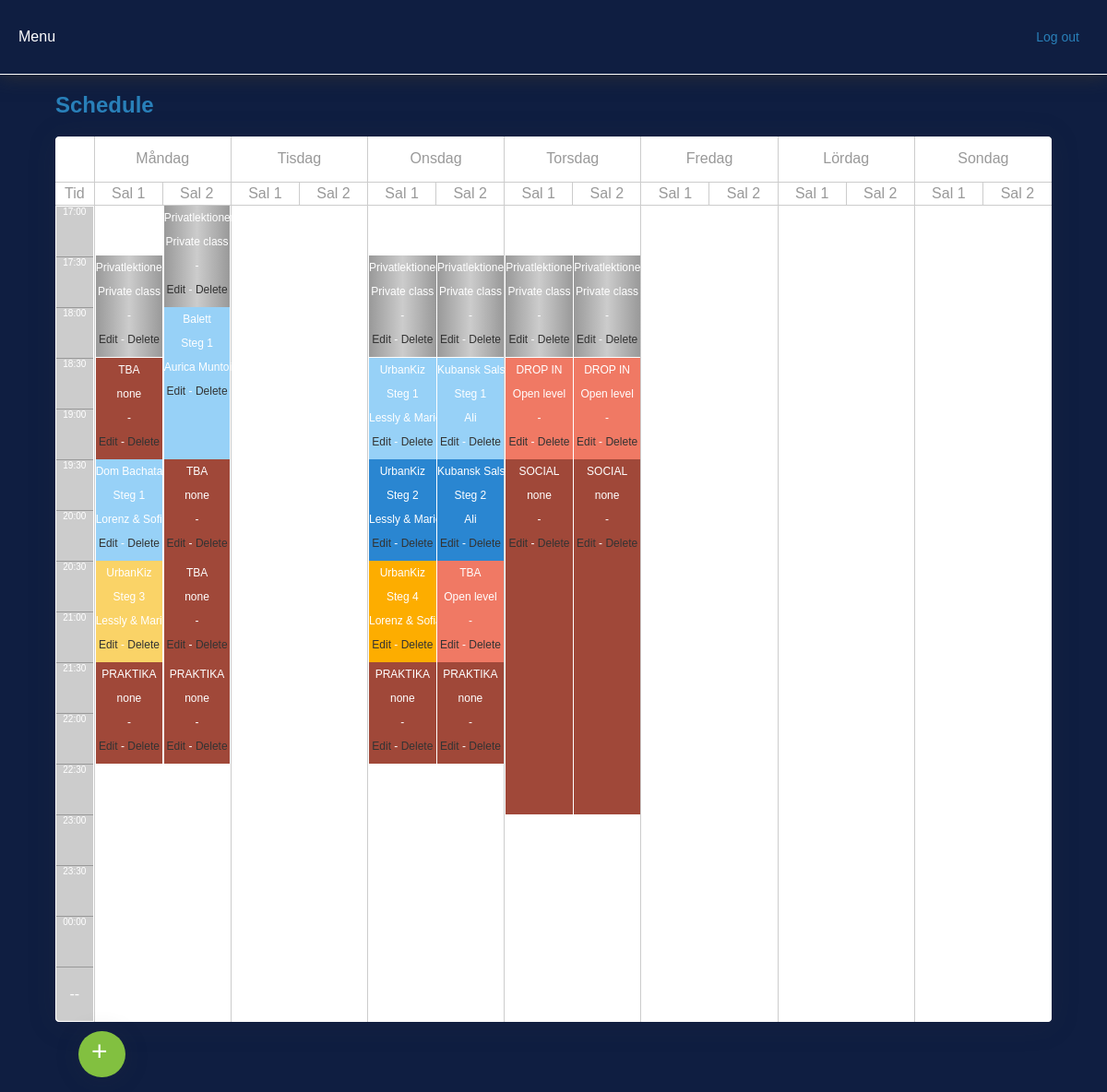
The app's page /admin/schedule.php (signed in) with its own data.
### tables this page shows
CREATE TABLE `schedule` (
  `id_schedule` int(11) NOT NULL,
  `via` int(11) DEFAULT NULL,
  `name` varchar(255) DEFAULT NULL,
  `level` int(255) DEFAULT NULL,
  `teacher` varchar(255) DEFAULT NULL,
  `duration` int(11) DEFAULT NULL,
  `day` int(11) DEFAULT NULL,
  `hour` varchar(255) DEFAULT NULL,
  `sal` int(11) DEFAULT NULL,
  `status` int(11) DEFAULT NULL
);

### admin/inc/schedule_management.php (the view, shortened to what the rows shown need)
<?php
$query_ScheduleMon1 = sprintf("SELECT * FROM schedule WHERE day =1 AND sal =1 ORDER BY id_schedule DESC");
$ScheduleMon1 = mysqli_query($con, $query_ScheduleMon1) or die(mysqli_error($con));
$row_ScheduleMon1 = mysqli_fetch_assoc($ScheduleMon1);
?>
<?php
$query_ScheduleMon2 = sprintf("SELECT * FROM schedule WHERE day =1 AND sal =2 ORDER BY id_schedule DESC");
$ScheduleMon2 = mysqli_query($con, $query_ScheduleMon2) or die(mysqli_error($con));
$row_ScheduleMon2 = mysqli_fetch_assoc($ScheduleMon2);
?>
<?php
$query_ScheduleWed1 = sprintf("SELECT * FROM schedule WHERE day =3 AND sal =1 ORDER BY id_schedule DESC");
$ScheduleWed1 = mysqli_query($con, $query_ScheduleWed1) or die(mysqli_error($con));
$row_ScheduleWed1 = mysqli_fetch_assoc($ScheduleWed1);
?>
<?php
$query_ScheduleWed2 = sprintf("SELECT * FROM schedule WHERE day =3 AND sal =2 ORDER BY id_schedule DESC");
$ScheduleWed2 = mysqli_query($con, $query_ScheduleWed2) or die(mysqli_error($con));
$row_ScheduleWed2 = mysqli_fetch_assoc($ScheduleWed2);
?>
<?php
$query_ScheduleThu1 = sprintf("SELECT * FROM schedule WHERE day =4 AND sal =1 ORDER BY id_schedule DESC");
$ScheduleThu1 = mysqli_query($con, $query_ScheduleThu1) or die(mysqli_error($con));
$row_ScheduleThu1 = mysqli_fetch_assoc($ScheduleThu1);
?>
<?php
$query_ScheduleThu2 = sprintf("SELECT * FROM schedule WHERE day =4 AND sal =2 ORDER BY id_schedule DESC");
$ScheduleThu2 = mysqli_query($con, $query_ScheduleThu2) or die(mysqli_error($con));
$row_ScheduleThu2 = mysqli_fetch_assoc($ScheduleThu2);
?>
<div class="schedule_div">
    <div class="open_calendar">
        <table width="100%" cellspacing="0" border="0" class="" style="background-color: #FFF;">
            <tr style="color: #FFF;" valign="top" cellspacing="0" border="0">
                <td width="7%" nowrap="nowrap" align="center" style="position: relative;">
                    <?php if ($row_ScheduleMon1 > 0) {  ?>
                    <?php do { ?>
                        <div class="kurs" style="width: 98%; height: <?php echo $row_ScheduleMon1['duration']; ?>px; background: <?php echo NombreCursoColor($row_ScheduleMon1['level']); ?>; top: <?php echo $row_ScheduleMon1['hour']; ?>px;">
                            <div class="text_kurs">
                                <?php echo $row_ScheduleMon1['name']; ?><br>
                                <?php echo NombreCurso($row_ScheduleMon1['level']); ?><br>
                                <?php echo $row_ScheduleMon1['teacher']; ?><br>
                                <a href="schedule.php?regedit=<?php echo $row_ScheduleMon1['id_schedule']; ?>">Edit</a> - <a href="schedule_delete.php?regdel=<?php echo $row_ScheduleMon1['id_schedule']; ?>">Delete</a>
                            </div>
                        </div>
                    <?php } while ($row_ScheduleMon1 = mysqli_fetch_assoc($ScheduleMon1));
                    }
                    else
                    {  ?>
                    <?php } ?>
                </td>
                <td width="7%" nowrap="nowrap" align="center" style="border-right: 1px solid #CCC; position: relative;">
                    <?php if ($row_ScheduleMon2 > 0) {  ?>
                    <?php do { ?>
                        <div class="kurs" style="width: 98%; height: <?php echo $row_ScheduleMon2['duration']; ?>px; background: <?php echo NombreCursoColor($row_ScheduleMon2['level']); ?>; top: <?php echo $row_ScheduleMon2['hour']; ?>px;">
                            <div class="text_kurs">
                                <?php echo $row_ScheduleMon2['name']; ?><br>
                                <?php echo NombreCurso($row_ScheduleMon2['level']); ?><br>
                                <?php echo $row_ScheduleMon2['teacher']; ?><br>
                                <a href="schedule.php?regedit=<?php echo $row_ScheduleMon2['id_schedule']; ?>">Edit</a> - <a href="schedule_delete.php?regdel=<?php echo $row_ScheduleMon2['id_schedule']; ?>">Delete</a>
                            </div>
                        </div>
                    <?php } while ($row_ScheduleMon2 = mysqli_fetch_assoc($ScheduleMon2));
                    }
                    else
                    {  ?>
                    <?php } ?>
                </td>
                <td width="7%" nowrap="nowrap" align="center" style="position: relative;">
                    <?php if ($row_ScheduleWed1 > 0) {  ?>
                    <?php do { ?>
                        <div class="kurs" style="width: 98%; height: <?php echo $row_ScheduleWed1['duration']; ?>px; background: <?php echo NombreCursoColor($row_ScheduleWed1['level']); ?>; top: <?php echo $row_ScheduleWed1['hour']; ?>px;">
                            <div class="text_kurs">
                                <?php echo $row_ScheduleWed1['name']; ?><br>
                                <?php echo NombreCurso($row_ScheduleWed1['level']); ?><br>
                                <?php echo $row_ScheduleWed1['teacher']; ?><br>
                                <a href="schedule.php?regedit=<?php echo $row_ScheduleWed1['id_schedule']; ?>">Edit</a> - <a href="schedule_delete.php?regdel=<?php echo $row_ScheduleWed1['id_schedule']; ?>">Delete</a>
                            </div>
                        </div>
                    <?php } while ($row_ScheduleWed1 = mysqli_fetch_assoc($ScheduleWed1));
                    }
                    else
                    {  ?>
                    <?php } ?>
                </td>
                <td width="7%" nowrap="nowrap" align="center" style="border-right: 1px solid #CCC; position: relative;">
                    <?php if ($row_ScheduleWed2 > 0) {  ?>
                    <?php do { ?>
                        <div class="kurs" style="width: 98%; height: <?php echo $row_ScheduleWed2['duration']; ?>px; background: <?php echo NombreCursoColor($row_ScheduleWed2['level']); ?>; top: <?php echo $row_ScheduleWed2['hour']; ?>px;">
                            <div class="text_kurs">
                                <?php echo $row_ScheduleWed2['name']; ?><br>
                                <?php echo NombreCurso($row_ScheduleWed2['level']); ?><br>
                                <?php echo $row_ScheduleWed2['teacher']; ?><br>
                                <a href="schedule.php?regedit=<?php echo $row_ScheduleWed2['id_schedule']; ?>">Edit</a> - <a href="schedule_delete.php?regdel=<?php echo $row_ScheduleWed2['id_schedule']; ?>">Delete</a>
                            </div>
                        </div>
                    <?php } while ($row_ScheduleWed2 = mysqli_fetch_assoc($ScheduleWed2));
                    }
                    else
                    {  ?>
                    <?php } ?>
                </td>
                <td width="7%" nowrap="nowrap" align="center" style="position: relative;">
                    <?php if ($row_ScheduleThu1 > 0) {  ?>
                    <?php do { ?>
                        <div class="kurs" style="width: 98%; height: <?php echo $row_ScheduleThu1['duration']; ?>px; background: <?php echo NombreCursoColor($row_ScheduleThu1['level']); ?>; top: <?php echo $row_ScheduleThu1['hour']; ?>px;">
                            <div class="text_kurs">
                                <?php echo $row_ScheduleThu1['name']; ?><br>
                                <?php echo NombreCurso($row_ScheduleThu1['level']); ?><br>
                                <?php echo $row_ScheduleThu1['teacher']; ?><br>
                                <a href="schedule.php?regedit=<?php echo $row_ScheduleThu1['id_schedule']; ?>">Edit</a> - <a href="schedule_delete.php?regdel=<?php echo $row_ScheduleThu1['id_schedule']; ?>">Delete</a>
                            </div>
                        </div>
                    <?php } while ($row_ScheduleThu1 = mysqli_fetch_assoc($ScheduleThu1));
                    }
                    else
                    {  ?>
                    <?php } ?>
                </td>
                <td width="7%" nowrap="nowrap" align="center" style="border-right: 1px solid #CCC; position: relative;">
                    <?php if ($row_ScheduleThu2 > 0) {  ?>
                    <?php do { ?>
                        <div class="kurs" style="width: 98%; height: <?php echo $row_ScheduleThu2['duration']; ?>px; background: <?php echo NombreCursoColor($row_ScheduleThu2['level']); ?>; top: <?php echo $row_ScheduleThu2['hour']; ?>px;">
                            <div class="text_kurs">
                                <?php echo $row_ScheduleThu2['name']; ?><br>
                                <?php echo NombreCurso($row_ScheduleThu2['level']); ?><br>
                                <?php echo $row_ScheduleThu2['teacher']; ?><br>
                                <a href="schedule.php?regedit=<?php echo $row_ScheduleThu2['id_schedule']; ?>">Edit</a> - <a href="schedule_delete.php?regdel=<?php echo $row_ScheduleThu2['id_schedule']; ?>">Delete</a>
                            </div>
                        </div>
                    <?php } while ($row_ScheduleThu2 = mysqli_fetch_assoc($ScheduleThu2));
                    }
                    else
                    {  ?>
                    <?php } ?>
                </td>
        </table>
    </div>

### records on screen
schedule: name "Privatlektioner", level "Private class", teacher "-"
schedule: name "UrbanKiz", level "Steg 3", teacher "Lessly & Marie"
schedule: name "PRAKTIKA", level "none", teacher "-"
schedule: name "Dom Bachata", level "Steg 1", teacher "Lorenz & Sofia"
schedule: name "TBA", level "none", teacher "-"
schedule: name "Privatlektioner", level "Private class", teacher "-"
schedule: name "PRAKTIKA", level "none", teacher "-"
schedule: name "TBA", level "none", teacher "-"
schedule: name "TBA", level "none", teacher "-"
schedule: name "Balett", level "Steg 1", teacher "Aurica Muntoiu"
schedule: name "Privatlektioner", level "Private class", teacher "-"
schedule: name "PRAKTIKA", level "none", teacher "-"
schedule: name "UrbanKiz", level "Steg 2", teacher "Lessly & Marie"
schedule: name "UrbanKiz", level "Steg 1", teacher "Lessly & Marie"
schedule: name "UrbanKiz", level "Steg 4", teacher "Lorenz & Sofia"
schedule: name "Privatlektioner", level "Private class", teacher "-"
schedule: name "PRAKTIKA", level "none", teacher "-"
schedule: name "TBA", level "Open level", teacher "-"
schedule: name "Kubansk Salsa", level "Steg 2", teacher "Ali"
schedule: name "Kubansk Salsa", level "Steg 1", teacher "Ali"
schedule: name "Privatlektioner", level "Private class", teacher "-"
schedule: name "SOCIAL", level "none", teacher "-"
schedule: name "DROP IN", level "Open level", teacher "-"
schedule: name "Privatlektioner", level "Private class", teacher "-"
schedule: name "SOCIAL", level "none", teacher "-"
schedule: name "DROP IN", level "Open level", teacher "-"
